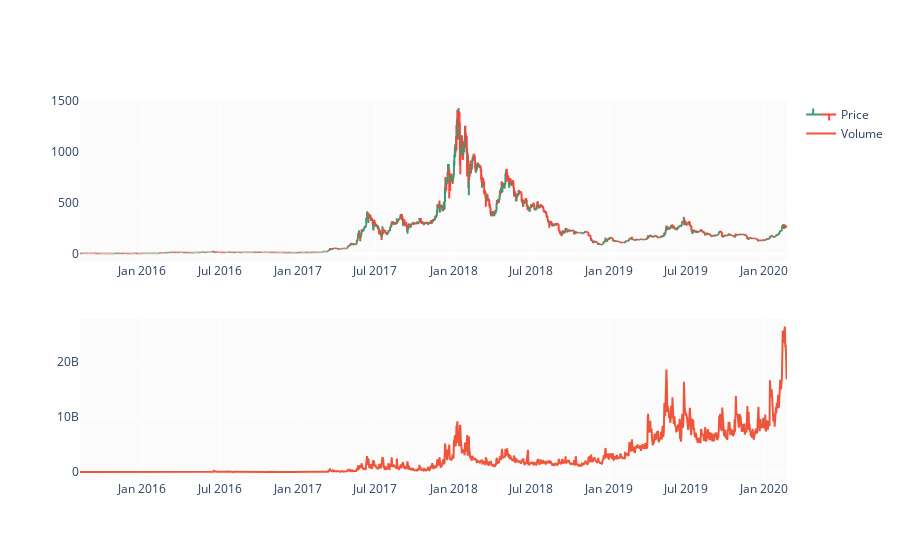

Notebook code cell kept with this figure:
### Code cell
# Change default background color for all visualizations
layout=go.Layout(paper_bgcolor='rgba(0,0,0,0)', plot_bgcolor='rgba(250,250,250,0.8)')
fig = go.Figure(layout=layout)
templated_fig = pio.to_templated(fig)
pio.templates['my_template'] = templated_fig.layout.template
pio.templates.default = 'my_template'


# Show charts when running kernel
init_notebook_mode(connected=True)
#Need to trim dataframe to a window so that I can actually run functions aginst it



fig = make_subplots(rows=2, cols=1)

fig.add_trace(go.Ohlc(x=df.index,
                      open=df.Open,
                      high=df.High,
                      low=df.Low,
                      close=df.Close,
                      name='Price'), row=1, col=1)

fig.add_trace(go.Scatter(x=df.index, y=df.Volume, name='Volume'), row=2, col=1)

fig.update(layout_xaxis_rangeslider_visible=False)
fig.show()

### Figure 1 — Plotly figure (JSON) as saved in the notebook; plotly's stock layout.template omitted (floating-point values rounded to 4 significant figures; data arrays with more than 128 entries replaced by an {"elided": "..."} marker saying what was removed)
{"data": [{"close": {"elided": "1661 float values"}, "high": {"elided": "1661 float values"}, "low": {"elided": "1661 float values"}, "name": "Price", "open": {"elided": "1661 float values"}, "type": "ohlc", "x": {"elided": "1661 str values"}, "xaxis": "x", "yaxis": "y"}, {"name": "Volume", "type": "scatter", "x": {"elided": "1661 str values"}, "xaxis": "x2", "y": {"elided": "1661 int values"}, "yaxis": "y2"}], "layout": {"xaxis": {"anchor": "y", "domain": [0, 1], "rangeslider": {"visible": false}}, "xaxis2": {"anchor": "y2", "domain": [0, 1]}, "yaxis": {"anchor": "x", "domain": [0.575, 1]}, "yaxis2": {"anchor": "x2", "domain": [0, 0.425]}}}
